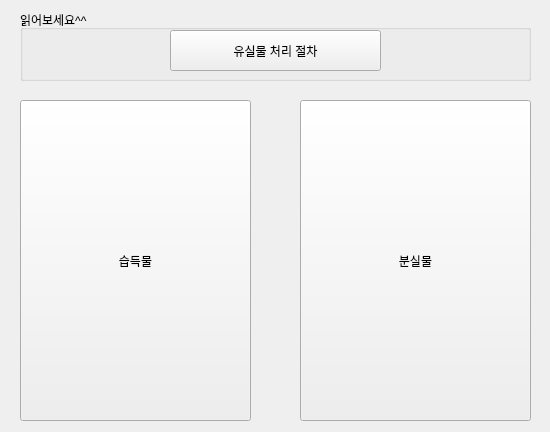
<?xml version="1.0" encoding="UTF-8"?>
<ui version="4.0">
 <class>Form</class>
 <widget class="QWidget" name="Form">
  <property name="geometry">
   <rect>
    <x>0</x>
    <y>0</y>
    <width>550</width>
    <height>432</height>
   </rect>
  </property>
  <property name="windowTitle">
   <string>분실물 찾아요 서비스 입니다. ^^</string>
  </property>
  <widget class="QPushButton" name="pushButton">
   <property name="geometry">
    <rect>
     <x>20</x>
     <y>100</y>
     <width>231</width>
     <height>321</height>
    </rect>
   </property>
   <property name="text">
    <string>습득물</string>
   </property>
  </widget>
  <widget class="QPushButton" name="pushButton_2">
   <property name="geometry">
    <rect>
     <x>300</x>
     <y>100</y>
     <width>231</width>
     <height>321</height>
    </rect>
   </property>
   <property name="text">
    <string>분실물</string>
   </property>
  </widget>
  <widget class="QGroupBox" name="groupBox">
   <property name="geometry">
    <rect>
     <x>20</x>
     <y>10</y>
     <width>511</width>
     <height>71</height>
    </rect>
   </property>
   <property name="title">
    <string>읽어보세요^^</string>
   </property>
   <widget class="QPushButton" name="pushButton_3">
    <property name="geometry">
     <rect>
      <x>150</x>
      <y>20</y>
      <width>211</width>
      <height>41</height>
     </rect>
    </property>
    <property name="text">
     <string>유실물 처리 절차</string>
    </property>
   </widget>
  </widget>
 </widget>
 <resources/>
 <connections>
  <connection>
   <sender>pushButton</sender>
   <signal>clicked()</signal>
   <receiver>Form</receiver>
   <slot>menu_founds()</slot>
   <hints>
    <hint type="sourcelabel">
     <x>158</x>
     <y>169</y>
    </hint>
    <hint type="destinationlabel">
     <x>266</x>
     <y>72</y>
    </hint>
   </hints>
  </connection>
  <connection>
   <sender>pushButton_2</sender>
   <signal>clicked()</signal>
   <receiver>Form</receiver>
   <slot>menu_losts()</slot>
   <hints>
    <hint type="sourcelabel">
     <x>345</x>
     <y>194</y>
    </hint>
    <hint type="destinationlabel">
     <x>275</x>
     <y>199</y>
    </hint>
   </hints>
  </connection>
  <connection>
   <sender>pushButton_3</sender>
   <signal>clicked()</signal>
   <receiver>Form</receiver>
   <slot>click_law()</slot>
   <hints>
    <hint type="sourcelabel">
     <x>227</x>
     <y>56</y>
    </hint>
    <hint type="destinationlabel">
     <x>270</x>
     <y>107</y>
    </hint>
   </hints>
  </connection>
 </connections>
 <slots>
  <slot>menu_founds()</slot>
  <slot>menu_losts()</slot>
  <slot>click_law()</slot>
 </slots>
</ui>
